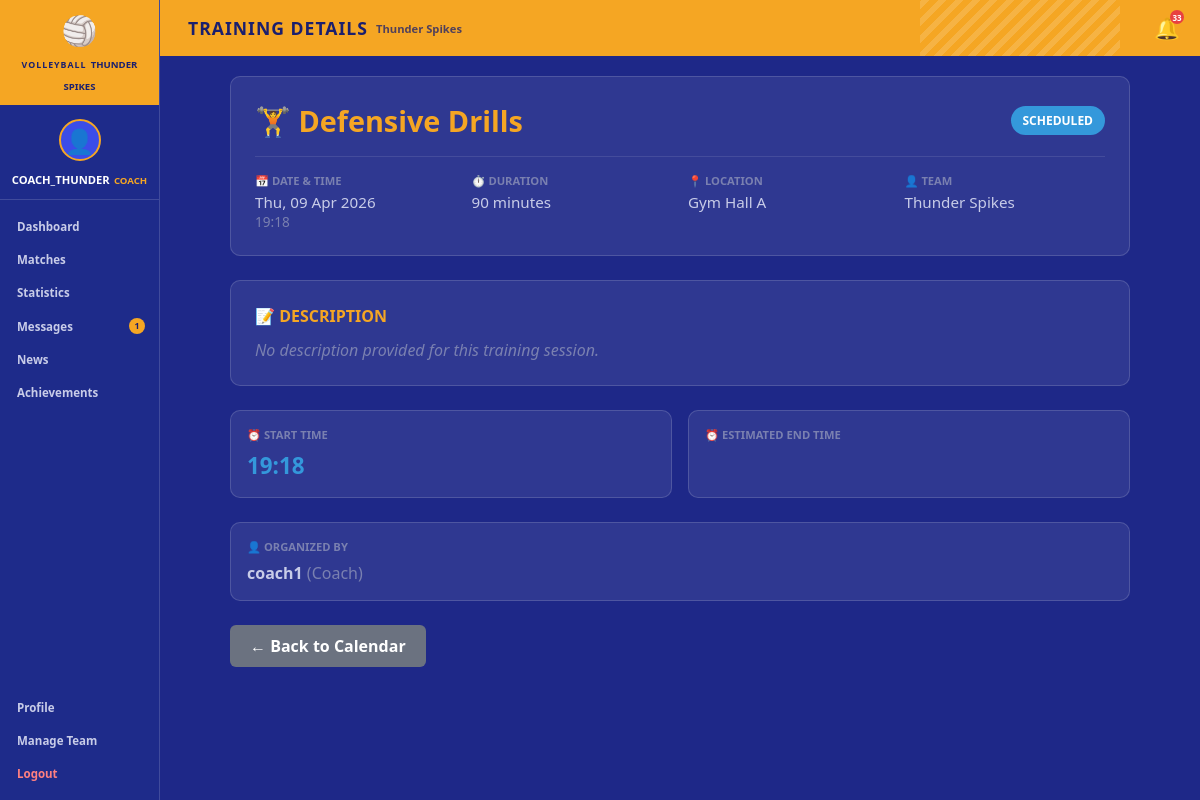
The page /training/1/ (signed in) on the database its author committed.
### scheduling/models.py (models this page shows, shortened)
class UserProfile(models.Model):
    ROLE_CHOICES = [
        ('player', 'Player'),
        ('captain', 'Captain'),
        ('coach', 'Coach'),
        ('parent', 'Parent'),
        ('manager', 'Manager'),
    ]
    user = models.OneToOneField(User, on_delete=models.CASCADE, related_name='profile')
    role = models.CharField(max_length=20, choices=ROLE_CHOICES, default='player')
    team = models.ForeignKey(Team, on_delete=models.SET_NULL, null=True, blank=True, related_name='members')
    avatar = models.ImageField(upload_to='avatars/', null=True, blank=True)

class Team(models.Model):
    name = models.CharField(max_length=100)
    created_at = models.DateTimeField(auto_now_add=True)

class TrainingSession(models.Model):
    STATUS_CHOICES = [
        ('scheduled', 'Scheduled'),
        ('completed', 'Completed'),
        ('cancelled', 'Cancelled'),
    ]
    team = models.ForeignKey(Team, on_delete=models.CASCADE, related_name='training_sessions')
    title = models.CharField(max_length=200)
    date = models.DateTimeField()
    location = models.CharField(max_length=200)
    duration_minutes = models.IntegerField(default=90)
    status = models.CharField(max_length=20, choices=STATUS_CHOICES, default='scheduled')
    description = models.TextField(blank=True)
    created_by = models.ForeignKey(User, on_delete=models.SET_NULL, null=True, related_name='created_trainings')
    created_at = models.DateTimeField(auto_now_add=True)
    class Meta:
        ordering = ['date']

### scheduling/views.py (the view)
# urls.py: path('training/<int:pk>/', views.training_detail, name='training_detail'),
@login_required
def training_detail(request, pk):
    training = get_object_or_404(TrainingSession, pk=pk)
    user_team = request.user.profile.team if hasattr(request.user, 'profile') else None
    if user_team and training.team != user_team:
        messages.error(request, "You can only view training sessions for your team.")
        return redirect('calendar')
    context = {
        'training': training,
        'active_page': 'training',
    }
    return render(request, 'scheduling/training_detail.html', context)

### volleyball_project/templates/scheduling/training_detail.html (shortened to what this page needs)
{% extends 'base.html' %}
{% load static %}
{% block page_title %}TRAINING DETAILS{% endblock %}
{% block page_subtitle %}{{ request.user.profile.team.name|default:"TEAM NAME" }}{% endblock %}
{% block content %}
<div class="container" style="max-width:900px; margin:0 auto;">
    <div style="background:rgba(255,255,255,0.08); border-radius:10px; padding:24px; border:1px solid rgba(255,255,255,0.15); margin-bottom:24px;">
        <div style="display:flex; align-items:center; justify-content:space-between; margin-bottom:16px;">
            <h2 style="font-size:1.8rem; font-weight:900; color:#f5a623; margin:0;">🏋️ {{ training.title }}</h2>
            <span style="background:{% if training.status == 'completed' %}#27ae60{% elif training.status == 'cancelled' %}#e74c3c{% else %}#3498db{% endif %}; color:white; padding:6px 12px; border-radius:20px; font-size:0.75rem; font-weight:700; text-transform:uppercase;">
                {{ training.get_status_display }}
            </span>
        </div>
        <div style="display:grid; grid-template-columns:repeat(4, 1fr); gap:16px; border-top:1px solid rgba(255,255,255,0.1); padding-top:16px;">
            <div>
                <div style="font-size:0.7rem; font-weight:700; color:#7a80b0; text-transform:uppercase; margin-bottom:4px;">📅 Date & Time</div>
                <div style="font-size:0.95rem; color:#c8cce8;">{{ training.date|date:"D, d M Y" }}</div>
                <div style="font-size:0.85rem; color:#7a80b0;">{{ training.date|time:"H:i" }}</div>
            </div>
            <div>
                <div style="font-size:0.7rem; font-weight:700; color:#7a80b0; text-transform:uppercase; margin-bottom:4px;">⏱️ Duration</div>
                <div style="font-size:0.95rem; color:#c8cce8;">{{ training.duration_minutes }} minutes</div>
            </div>
            <div>
                <div style="font-size:0.7rem; font-weight:700; color:#7a80b0; text-transform:uppercase; margin-bottom:4px;">📍 Location</div>
                <div style="font-size:0.95rem; color:#c8cce8;">{{ training.location }}</div>
            </div>
            <div>
                <div style="font-size:0.7rem; font-weight:700; color:#7a80b0; text-transform:uppercase; margin-bottom:4px;">👤 Team</div>
                <div style="font-size:0.95rem; color:#c8cce8;">{{ training.team.name }}</div>
            </div>
        </div>
    </div>
    <div style="background:rgba(255,255,255,0.08); border-radius:10px; padding:24px; border:1px solid rgba(255,255,255,0.15); margin-bottom:24px;">
        <h3 style="font-size:1rem; font-weight:700; color:#f5a623; margin-bottom:12px; text-transform:uppercase;">📝 Description</h3>
        {% if training.description %}
            <p style="color:#c8cce8; line-height:1.6;">{{ training.description }}</p>
        {% else %}
            <p style="color:#7a80b0; font-style:italic;">No description provided for this training session.</p>
        {% endif %}
    </div>
    <div style="display:grid; grid-template-columns:1fr 1fr; gap:16px; margin-bottom:24px;">
        <div style="background:rgba(255,255,255,0.08); border-radius:10px; padding:16px; border:1px solid rgba(255,255,255,0.15);">
            <div style="font-size:0.7rem; font-weight:700; color:#7a80b0; text-transform:uppercase; margin-bottom:8px;">⏰ Start Time</div>
            <div style="font-size:1.4rem; font-weight:900; color:#3498db;">{{ training.date|time:"H:i" }}</div>
        </div>
        <div style="background:rgba(255,255,255,0.08); border-radius:10px; padding:16px; border:1px solid rgba(255,255,255,0.15);">
            <div style="font-size:0.7rem; font-weight:700; color:#7a80b0; text-transform:uppercase; margin-bottom:8px;">⏰ Estimated End Time</div>
        </div>
    </div>
    <div style="background:rgba(255,255,255,0.08); border-radius:10px; padding:16px; border:1px solid rgba(255,255,255,0.15); margin-bottom:24px;">
        <div style="font-size:0.7rem; font-weight:700; color:#7a80b0; text-transform:uppercase; margin-bottom:8px;">👤 Organized By</div>
        <div style="font-size:1rem; color:#c8cce8;">
            <strong>{{ training.created_by.get_full_name|default:training.created_by.username }}</strong>
            <span style="color:#7a80b0;"> ({{ training.created_by.profile.get_role_display }})</span>
        </div>
    </div>
    <div style="margin-top:24px;">
        <a href="{% url 'calendar' %}" style="background:#6b7280; color:white; padding:10px 20px; border-radius:6px; text-decoration:none; display:inline-block; font-weight:600;">
            ← Back to Calendar
        </a>
    </div>
</div>
{% endblock %}

### volleyball_project/templates/base.html (shortened to what this page needs)
<!DOCTYPE html>
<html lang="en">
<head>
    {% load static %}
    <link rel="stylesheet" href="{% static 'css/volleyball.css' %}">
</head>
<body>
    <div class="app-layout">
        <aside class="sidebar">
            <div class="sidebar-header">
                <div class="team-logo">
                    <div class="volleyball-icon">🏐</div>
                    <div class="team-info">
                        <span class="team-label">VOLLEYBALL</span>
                        <span class="team-name">{{ request.user.profile.team.name|default:"TEAM NAME" }}</span>
                    </div>
                </div>
            </div>
            <div class="user-profile">
                <div class="avatar">
                    {% if request.user.profile.avatar %}
                        <img src="{{ request.user.profile.avatar.url }}" alt="avatar">
                    {% else %}
                        <div class="avatar-placeholder">👤</div>
                    {% endif %}
                </div>
                <div class="user-details">
                    <span class="username">{{ request.user.username }}</span>
                    <span class="user-role">{{ request.user.profile.get_role_display|default:"Player"|upper }}</span>
                </div>
            </div>
            <nav class="sidebar-nav">
                <a href="{% url 'dashboard' %}" class="nav-item {% if active_page == 'dashboard' %}active{% endif %}">
                    Dashboard
                </a>
                <a href="{% url 'matches' %}" class="nav-item {% if active_page == 'matches' %}active{% endif %}">
                    Matches
                </a>
                <a href="{% url 'statistics' %}" class="nav-item {% if active_page == 'statistics' %}active{% endif %}">
                    Statistics
                </a>
                <a href="{% url 'messages' %}" class="nav-item {% if active_page == 'messages' %}active{% endif %}" style="display:flex; justify-content:space-between; align-items:center;">
                    Messages
                    <span id="msg-badge" style="display:none; background:#f5a623; color:#1a1f6e; border-radius:50%; width:16px; height:16px; font-size:0.55rem; font-weight:900; align-items:center; justify-content:center;"></span>
                </a>
                <a href="{% url 'news' %}" class="nav-item {% if active_page == 'news' %}active{% endif %}">
                    News
                </a>
                <a href="{% url 'achievements' %}" class="nav-item {% if active_page == 'achievements' %}active{% endif %}">
                    Achievements
                </a>
                <a href="{% url 'profile' %}" class="nav-item {% if active_page == 'profile' %}active{% endif %}" style="margin-top:auto;">
                    Profile
                </a>
                {% if request.user.profile.role in 'coach,manager' %}
                <a href="{% url 'manage_team_members' %}" class="nav-item {% if active_page == 'manage_team' %}active{% endif %}">
                    Manage Team
                </a>
                {% endif %}
                <a href="{% url 'logout' %}" class="nav-item" style="color:#ff8080;">
                    Logout
                </a>
            </nav>
        </aside>
        <main class="main-content">
            <header class="top-header">
                <div class="header-title">
                    <h1>{% block page_title %}VOLLEYBALL{% endblock %}</h1>
                    <span class="header-subtitle">{% block page_subtitle %}{% endblock %}</span>
                </div>
                <div class="header-actions">
                    <a href="{% url 'notifications' %}" class="bell-btn" title="Notifications" style="position:relative;">
                        🔔
                        <span id="notif-badge" style="display:none; position:absolute; top:-4px; right:-4px; background:#e84040; color:#fff; border-radius:50%; width:14px; height:14px; font-size:0.5rem; font-weight:900; align-items:center; justify-content:center;"></span>
                    </a>
                </div>
            </header>
            <div class="page-body">
                {% block content %}{% endblock %}
            </div>
        </main>
    </div>
</body>
</html>

### volleyball_project/static/css/volleyball.css (style rules this page uses)
:root { --blue-dark: #1a1f6e; --blue-mid: #2a35c9; --blue-light: #3b4de8; --blue-sidebar: #1e2b8a; --orange: #f5a623; --orange-dark: #e08800; --white: #ffffff; --gray-light: #f0f2ff; --gray-mid: #c8cce8; --gray-text: #7a80b0; --red: #e84040; --green: #27ae60; --border: rgba(255,255,255,0.15); --shadow: 0 4px 16px rgba(26,31,110,0.18); --radius: 10px; --radius-sm: 6px; }
* { box-sizing: border-box; margin: 0; padding: 0; }
body { font-family: 'Segoe UI', Arial, sans-serif; background: #0f1450; color: var(--white); min-height: 100vh; }
.app-layout { display: flex; min-height: 100vh; }
.sidebar { width: 160px; min-height: 100vh; background: var(--blue-sidebar); display: flex; flex-direction: column; padding: 0; flex-shrink: 0; border-right: 1px solid var(--border); }
.sidebar-header { background: var(--orange); padding: 10px 8px; text-align: center; }
.team-logo { display: flex; flex-direction: column; align-items: center; gap: 2px; }
.volleyball-icon { font-size: 1.8rem; }
.team-label { font-size: 0.55rem; font-weight: 800; color: var(--blue-dark); letter-spacing: 1px; text-transform: uppercase; }
.team-name { font-size: 0.6rem; font-weight: 700; color: var(--blue-dark); text-transform: uppercase; }
.user-profile { display: flex; flex-direction: column; align-items: center; padding: 14px 8px 10px; border-bottom: 1px solid var(--border); gap: 6px; }
.avatar { width: 42px; height: 42px; border-radius: 50%; background: var(--blue-light); overflow: hidden; display: flex; align-items: center; justify-content: center; border: 2px solid var(--orange); }
.avatar-placeholder { font-size: 1.5rem; }
.username { font-size: 0.7rem; font-weight: 700; text-align: center; text-transform: uppercase; }
.user-role { font-size: 0.6rem; color: var(--orange); font-weight: 600; text-align: center; }
.sidebar-nav { display: flex; flex-direction: column; padding: 10px 0; flex: 1; }
.nav-item { display: block; padding: 9px 14px; font-size: 0.72rem; font-weight: 600; color: var(--gray-mid); text-decoration: none; border-left: 3px solid transparent; transition: all 0.15s ease; text-transform: capitalize; }
.main-content { flex: 1; display: flex; flex-direction: column; background: #1e2888; min-height: 100vh; }
.top-header { display: flex; align-items: center; justify-content: space-between; padding: 0 20px; background: var(--orange); height: 56px; position: relative; overflow: hidden; }
.top-header::before { content: ''; position: absolute; right: 80px; top: 0; width: 200px; height: 100%; background: repeating-linear-gradient( -45deg, transparent, transparent 6px, rgba(255,255,255,0.15) 6px, rgba(255,255,255,0.15) 12px ); }
.header-title { display: flex; align-items: center; gap: 8px; position: relative; z-index: 1; }
.header-title h1 { font-size: 1.1rem; font-weight: 900; color: var(--blue-dark); letter-spacing: 1px; }
.header-subtitle { font-size: 0.7rem; font-weight: 700; color: var(--blue-dark); opacity: 0.75; }
.bell-btn { font-size: 1.3rem; text-decoration: none; position: relative; z-index: 1; color: var(--blue-dark); }
.page-body { padding: 20px; flex: 1; }

### rows shown on the page
TrainingSession: title "Defensive Drills", status "SCHEDULED", date "Thu, 09 Apr 2026", date "19:18", duration_minutes "90", location "Gym Hall A", team.name "Thunder Spikes", created_by.get_full_name "coach1", created_by.profile.role "Coach"

### other values the page prints
{{ request.user.profile.team.name|default:"TEAM NAME" }} "THUNDER SPIKES"
{{ request.user.username }} "COACH_THUNDER"
{{ request.user.profile.get_role_display|default:"Player"|upper }} "COACH"
{{ request.user.profile.team.name|default:"TEAM NAME" }} "Thunder Spikes"
